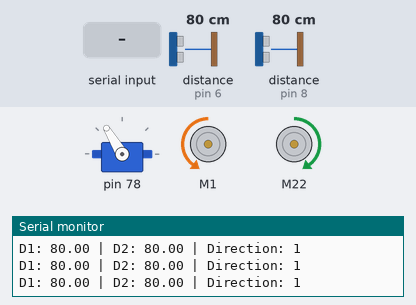
The sketch below on a simulated Arduino Uno, built with avr-gcc and run on an emulated ATmega328P. Shown: servo, 2 × DC motor (green arrow = forward, orange = backward, longer = faster), the last lines printed to the serial monitor. The inputs (shaded band) are chosen by the test bench; at power-on: distance to the obstacle (sensors on pin 6, pin 8) 80 cm.

Above: at 1.2 s.
1.3 s: distance to the obstacle (sensor on pin 6) set to 21 cm
At 1.77 s:
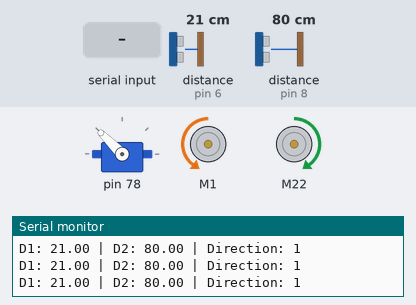
4.3 s: distance to the obstacle (sensor on pin 6) set to 17 cm
7.3 s: "D" received over Serial
At 8.2 s:
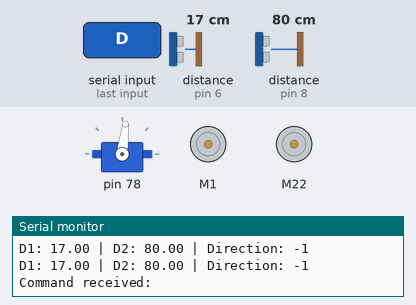
8.8 s: "1" received over Serial
At 9.3 s:
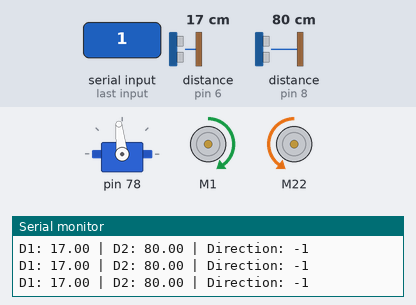
11.8 s: distance to the obstacle (sensor on pin 8) set to 22 cm
14.8 s: distance to the obstacle (sensor on pin 8) set to 17 cm
At 15.8 s:
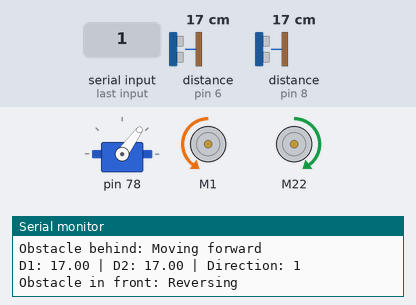
Timing chart, 0 to 18.8 s (numbered marks = the images above; inputs shaded):
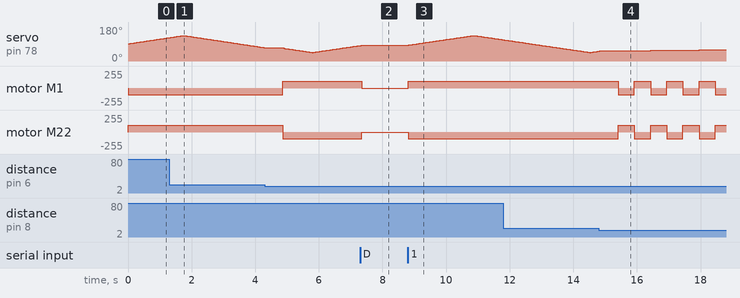

Measured:
- the behaviour switches between 20 and 19 cm on distance to the obstacle (sensor on pin 8) (found by bisection; images 3 and 4)
- after the input at 4.3 s, motor M1: backward 100/255 → forward 100/255 after 0.57 s; motor M22: forward 100/255 → backward 100/255 after 0.57 s
- after the input at 7.3 s, servo on pin 78: goes on until 7.3 s, then stays 83°; motor M1: forward 100/255 → stopped at once; motor M22: backward 100/255 → stopped at once
- after the input at 8.8 s, servo on pin 78: rises from 83° to 135° in 2.1 s, then falls to 112° in 0.93 s; motor M1: stopped → forward 100/255 at once; motor M22: stopped → backward 100/255 at once
- after the input at 14.8 s, motor M1, motor M22: alternates forward 100/255 for 0.51 s and backward 100/255 for 0.51 s, starting after 0.61 s

The sketch:

movimiento.ino
```cpp
#include <MeMegaPi.h>

MeUltrasonicSensor ultra1(PORT_6);
MeUltrasonicSensor ultra2(PORT_8);
MeMegaPiDCMotor motorM1(PORT1B);
MeMegaPiDCMotor motorM4(PORT4B);

MePort port(PORT_7);
Servo servo;
int16_t servoPin =  port.pin1();

//Inclusion of the motors and sensors in their corresponding pins

int velocity = 100;
//Predefined velocity value

short forward = 1;
//Direction or rotation of the motors

int rotation = 90;

int rotationLimit = 45;

int rotationSpeed = 1;

short direction = 1;

char incomingCommand = ' ';
// Variable to store the command received from Python

void setup() {
  servo.attach(servoPin);

  Serial.begin(9600);
  Serial.println("System initialized");
  //Serial connection
}

void loop() {
  if (Serial.available() > 0) {
    incomingCommand = Serial.read();
    Serial.print("Command received: "); // Serial.println(incomingCommand);
      // Read the command (If there is data on the serial port)
  }

  if (incomingCommand == 'D') {
    //Command 'D' (Stop)

    motorM1.run(0); motorM4.run(0);
    //The robot remains still while the command is D
  }
  else {
    float dist1 = ultra1.distanceCm();
    float dist2 = ultra2.distanceCm();
    //Set distance as a decimal value

    Serial.print("D1: "); Serial.print(dist1);
    Serial.print(" | D2: "); Serial.print(dist2);
    Serial.print(" | Direction: "); Serial.println(forward);
    //Prints a message regarding distances and the direction it follows

    if (forward == 1) {
      if (dist1 < 20 && dist1 > 0){
        Serial.println("Obstacle in front: Reversing");
        forward = -1;
        delay(500);
        //Function to identify and trigger motor rotation changes when an obstacle is detected at 20cm
      }
    }
    else {
      if (dist2 < 20 && dist2 > 0){
        Serial.println("Obstacle behind: Moving forward");
        forward = 1;
        delay(500);
        //Function to identify and trigger motor rotation changes (to opposite direction) when an obstacle is detected at 20cm
      }
    }

    motorM1.run(-velocity * forward);
    motorM4.run(velocity * forward);
    //Velocity adjustment for each motor

    if (rotation >= 180 - rotationLimit) direction = -1;
    else if (rotation <= rotationLimit) direction = 1;
    rotation += rotationSpeed * direction;
    servo.write(rotation);
  }

  //delay(50);
}
```
